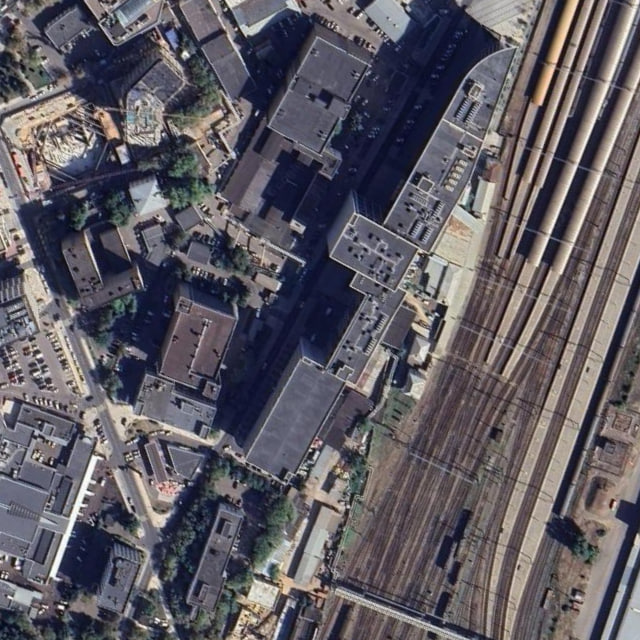
#> input picture crops/crop_0.png, 640 x 640 px, given in place of global_map.png, which was not available
$ python drone_start_point_on_map.py
#> lines starting #> are read from the running program, lines starting #| are printed output that depends on the picture; long printed decimals are rounded; pictures that were not available may be replaced by others from this repository, and a replacement may not be noted

import cv2
import numpy as np

image_path = "global_map.png"
template_files = ["./crops/crop_7.png"]

def rotate_image(image, angle):
    image_center = tuple(np.array(image.shape[1::-1]) / 2)
    rot_mat = cv2.getRotationMatrix2D(image_center, -angle, 1.0)
    result = cv2.warpAffine(image, rot_mat, image.shape[1::-1], flags=cv2.INTER_LINEAR)
    return result

def scale_image(image, percent, maxwh):
    max_width = maxwh[1]
    max_height = maxwh[0]
    max_percent_width = max_width / image.shape[1] * 100
    max_percent_height = max_height / image.shape[0] * 100
    max_percent = 0
    if max_percent_width < max_percent_height:
        max_percent = max_percent_width
    else:
        max_percent = max_percent_height
    if percent > max_percent:
        percent = max_percent
    width = int(image.shape[1] * percent / 100)
    height = int(image.shape[0] * percent / 100)
    result = cv2.resize(image, (width, height), interpolation=cv2.INTER_AREA)
    return result, percent

def find_on_global_map():
    image = cv2.imread(image_path)
#> image is the input picture: shape (640, 640, 3); mean B, G, R 98.1, 90.6, 94.6
    image = cv2.resize(image, (image.shape[1] // 3, image.shape[0] // 3))
#> image: shape (213, 213, 3)
    image_gray = cv2.cvtColor(image, cv2.COLOR_BGR2GRAY)
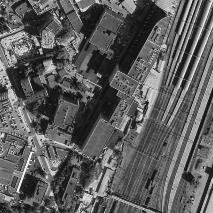
#> image_gray: shape (213, 213); min 7, max 252, mean 92.6
    best_match = None
    best_zoom = 0
    best_angle = 0
    x_center = 0
    y_center = 0

    for template_file in template_files:
        template = cv2.imread(template_file, cv2.IMREAD_GRAYSCALE)
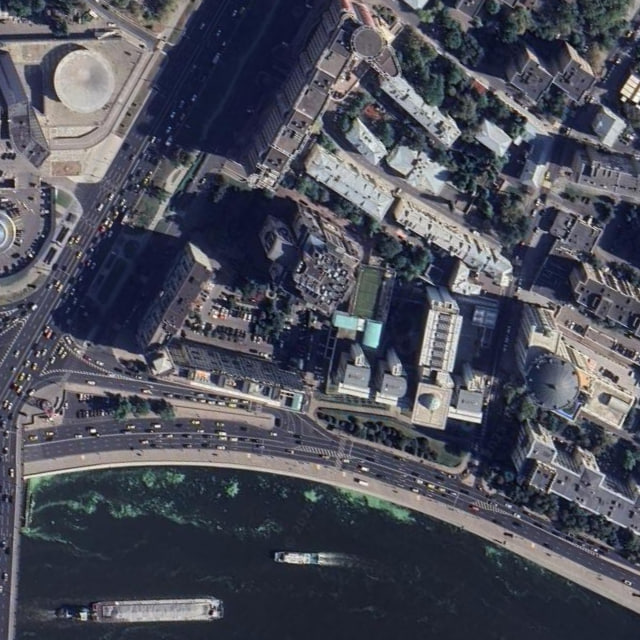
#> input picture crops/crop_7.png, 640 x 640 px
#> template: shape (640, 640); min 3, max 255, mean 79.3

        max_val = 0
        best_match = None
        best_zoom = 0
        best_angle = 0
        best_rotated_template = None

        for zoom in np.arange(3, 12, 0.1):
            percent = 100 / zoom
            resized_template, actual_percent = scale_image(template, percent, (image.shape[0], image.shape[1]))

            for angle in range(0, 360, 10):
                rotated_image = rotate_image(resized_template, angle)
                result = cv2.matchTemplate(image_gray, rotated_image, cv2.TM_CCOEFF_NORMED)
                min_val, max_val_candidate, min_loc, max_loc = cv2.minMaxLoc(result)

                if max_val_candidate > max_val:
                    max_val = max_val_candidate
                    best_match = max_loc
                    best_zoom = zoom
                    best_angle = angle
                    best_rotated_template = rotated_image
#> this loop made 90 passes
#> (width in scale_image, height in scale_image, actual_percent) on passes 2 to 8: (206, 206, 32.26), (200, 200, 31.25), (193, 193, 30.3), (188, 188, 29.41), (182, 182, 28.57), (177, 177, 27.78), (172, 172, 27.03)
#> actual_percent on pass 1: 33.28
#> pass 1, in rotate_image (call 2), `result = cv2.warpAffine(image, rot_mat, image.shape[1::-1], flags=cv2...`:
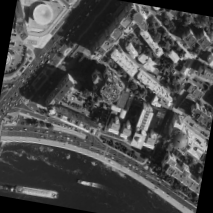
#> result: shape (213, 213); min 0, max 229, mean 74.1
#> pass 1, in rotate_image (call 3), `result = cv2.warpAffine(image, rot_mat, image.shape[1::-1], flags=cv2...`:
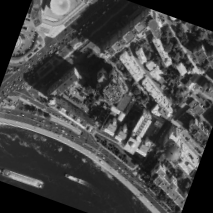
#> result: shape (213, 213); min 0, max 228, mean 69.9
#> pass 1, in rotate_image (call 4), `result = cv2.warpAffine(image, rot_mat, image.shape[1::-1], flags=cv2...`:
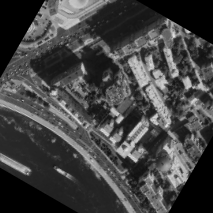
#> result: shape (213, 213); min 0, max 226, mean 67.2
#> after the loop:
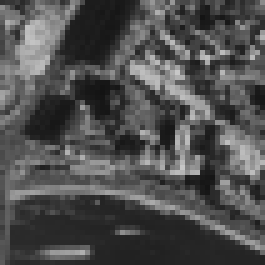
#> resized_template: shape (53, 53) (shown 5 times larger); min 19, max 199, mean 79.3
#> after the loop:
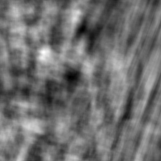
#> result: shape (161, 161) float32; min -0.262, max 0.321, mean -0.00666; drawn with min black and max white

        x_center = best_match[0] + best_rotated_template.shape[1] // 2
        y_center = best_match[1] + best_rotated_template.shape[0] // 2

    return best_angle, best_zoom, x_center, y_center

def main():
    angle, zoom, x, y = find_on_global_map()
    print("--- Match Results ---")
    print(f"Angle: {angle} degrees")
#| Angle: 250 degrees
    print(f"Zoom: {zoom}")
#| Zoom: 11.300
    print(f"X: {x}, Y: {y}")
#| X: 65, Y: 41

if __name__ == "__main__":
    main()
